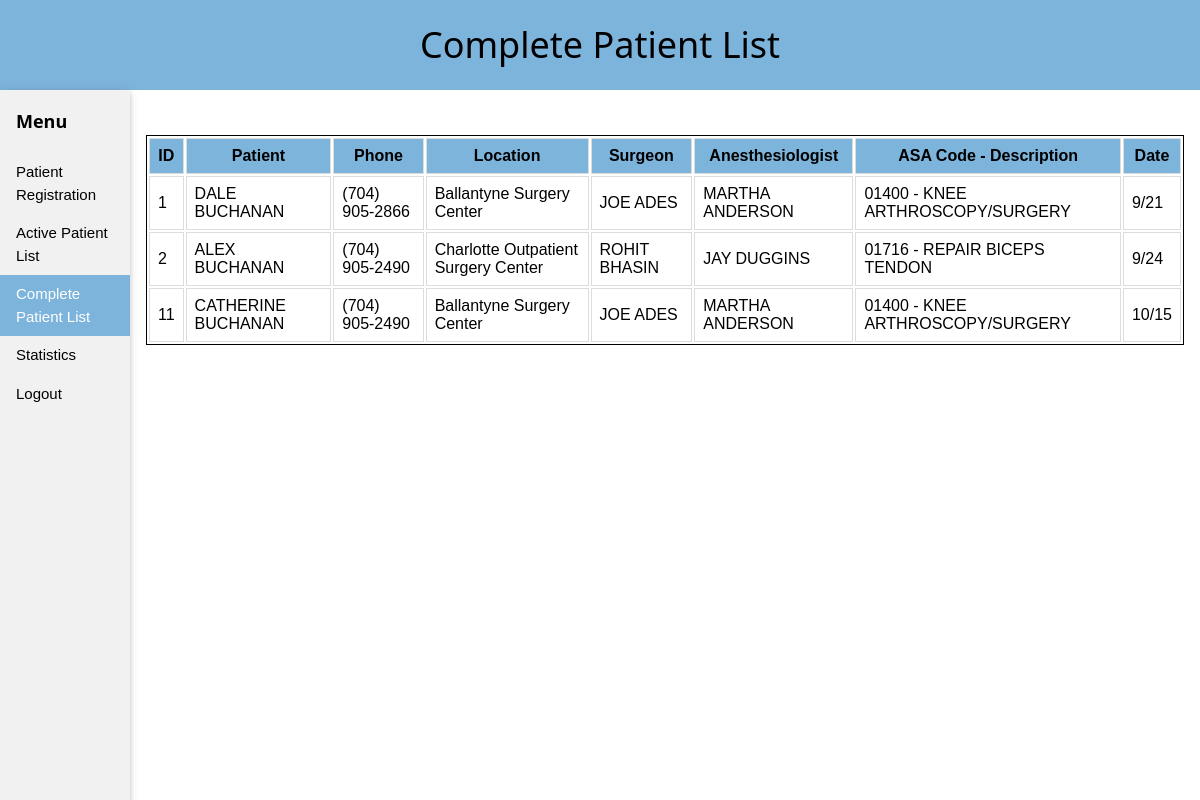
Before: /comPtList.php (signed in) with the older database file.
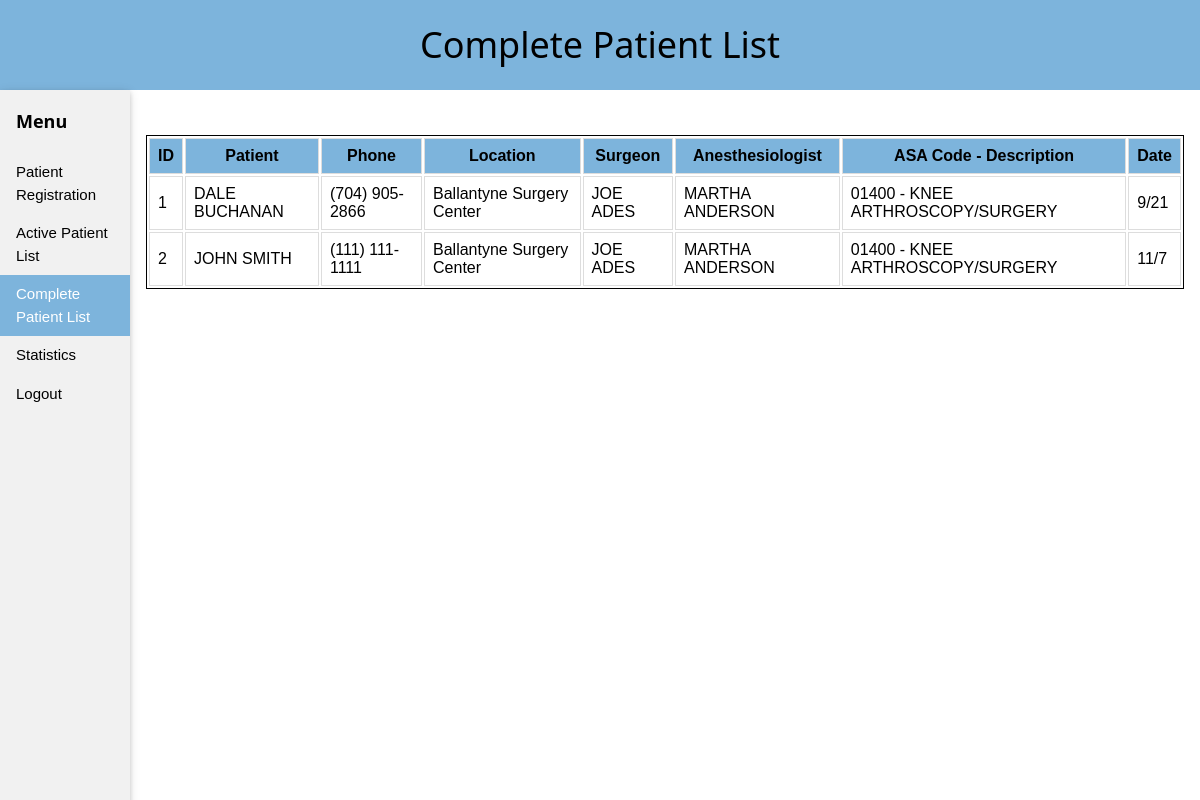
After: the same page with the newer database file.
### tables this page shows
CREATE TABLE `patients` (
  `id` int(11) NOT NULL,
  `fname` varchar(20) NOT NULL,
  `lname` varchar(30) NOT NULL,
  `phone` varchar(14) NOT NULL,
  `email` varchar(50) NOT NULL,
  `orlocID` int(11) NOT NULL,
  `anesthesiologistID` int(11) NOT NULL,
  `surgeonID` int(11) NOT NULL,
  `cptID` int(11) NOT NULL,
  `block1ID` int(11) NOT NULL,
  `drug1ID` int(11) NOT NULL,
  `vol1` int(11) NOT NULL,
  `addi1` varchar(50) DEFAULT NULL,
  `block2ID` int(11) NOT NULL,
  `drug2ID` int(11) NOT NULL,
  `vol2` int(11) NOT NULL,
  `addi2` varchar(50) DEFAULT NULL,
  `hournumber` int(11) NOT NULL,
  `daynumber` int(11) NOT NULL,
  `monthnumber` int(11) NOT NULL,
  `yearnumber` int(11) NOT NULL,
  `active` tinyint(1) NOT NULL,
  `painscore1` int(11) NOT NULL DEFAULT '-1',
  `motorblock1` tinyint(1) NOT NULL,
  `sensoryblock1` tinyint(1) NOT NULL,
  `nsaids1` tinyint(1) NOT NULL,
  `acetaminophen1` tinyint(1) NOT NULL,
  `narcotics1` tinyint(1) NOT NULL,
  `drainage1` int(11) NOT NULL,
  `comments1` varchar(300) NOT NULL,
  `painscore2` int(11) NOT NULL DEFAULT '-1',
  `sensoryblock2` tinyint(1) NOT NULL,
  `motorblock2` tinyint(1) NOT NULL,
  `nsaids2` tinyint(1) NOT NULL,
  `acetaminophen2` tinyint(1) NOT NULL,
  `narcotics2` tinyint(1) NOT NULL,
  `drainage2` tinyint(1) NOT NULL,
  `comments2` varchar(300) NOT NULL,
  `hournumberdone` int(11) NOT NULL,
  `daynumberdone` int(11) NOT NULL,
  `monthnumberdone` int(11) NOT NULL,
  `textpush` int(1) NOT NULL DEFAULT '-1'
);

CREATE TABLE `locations` (
  `id` int(11) NOT NULL,
  `location` varchar(80) NOT NULL
);

CREATE TABLE `surgeons` (
  `surgeonLast` varchar(50) NOT NULL,
  `surgeonFirst` varchar(50) NOT NULL,
  `surgeonID` int(11) NOT NULL
);

CREATE TABLE `users` (
  `id` int(11) NOT NULL DEFAULT '0',
  `last` varchar(20) DEFAULT NULL,
  `first` varchar(20) DEFAULT NULL,
  `username` varchar(5) DEFAULT NULL,
  `pass` char(40) DEFAULT NULL,
  `physician` tinyint(1) NOT NULL
);

CREATE TABLE `asa` (
  `id` int(11) NOT NULL,
  `asaCode` varchar(15) NOT NULL,
  `cptDescriptor` varchar(70) NOT NULL
);

### comPtList.php (the view, shortened to what this page needs)
<?php
if (!isset($_SESSION['username']))
{
   require_once ('includes/login_functions.inc.php');
   $url = absolute_url();
   header("Location: $url");
   exit();
}
else
{
   $winwidth = $_SESSION['w'];
?>
<?php
echo'
<html>
<title>Block</title>
<head>
    <meta name="viewport" content="width=device-width, initial-scale=1.0">
    <style>
    .row:after
    {
        content: "";
        display: table;
        clear: both;
    }
    </style>
<link rel="stylesheet" href="styles/stylew3.css" type="text/css">
</head>
<body>
<div class="row" style="background-color:#7db4dc;">
  <center><img src="includes/ProvidenceSmall.png" alt="PAA" height='.($winwidth*0.2369*.5*.7).'; width='.($winwidth*.5*.7).';" /></center>
  <div class="w3-padding w3-center"><h1>Complete Patient List</h1></div>
</div>
<div class="w3-sidebar w3-bar-block w3-light-grey w3-card" style="width:130px">
  <h5 class="w3-bar-item"><b>Menu</b></h5>
  <button class="w3-bar-item w3-button tablink" onclick="window.location.href=\'registration.php\'">Patient Registration</button>
  <button class="w3-bar-item w3-button tablink" onclick="window.location.href=\'patientinfo.php\'">Active Patient List</button>
  <button class="w3-bar-item w3-button tablink" onclick="openInfo(event, \'comPtList\')" id="defaultOpen">Complete Patient List</button>
  <button class="w3-bar-item w3-button tablink" onclick="window.location.href=\'statistics.php\'">Statistics</button>
  <button class="w3-bar-item w3-button tablink" onclick="window.location.href=\'logout.php\'">Logout</button>
</div>
<div style="margin-left:130px">
<br><br>';
$sp = "SELECT a.id, a.fname, a.lname, a.phone, b.location, c.surgeonFirst, c.surgeonLast, d.first, d.last, ".
      "       e.cptDescriptor, e.asaCode, a.monthnumber, a.daynumber ".
      "FROM patients AS a ".
      "INNER JOIN locations AS b ON a.orlocID=b.id ".
      "INNER JOIN surgeons AS c ON a.surgeonID=c.surgeonID ".
      "INNER JOIN users AS d ON a.anesthesiologistID=d.id ".
      "INNER JOIN asa AS e ON a.cptID=e.id";
$spa = mysqli_query($dbc, $sp);
echo'
<div id="comPtList" class="w3-container reg" style="display:none">
<table style="border: 1px solid" id="patients">
    <thead>
        <th>ID</th><th>Patient</th><th>Phone</th><th>Location</th><th>Surgeon</th><th>Anesthesiologist</th><th>ASA Code - Description</th><th>Date</th>
    </thead>
    <tbody>';
while ($spb = mysqli_fetch_array($spa))
{
    echo'
    <tr onclick="window.location.href=\'specificpatient.php?p='.$spb['id'].'\'">
        <td>'.$spb['id'].'</td>
        <td>'.strtoupper($spb['fname']).' '.strtoupper($spb['lname']).'</td>
        <td>'.$spb['phone'].'</td>
        <td>'.$spb['location'].'</td>
        <td>'.strtoupper($spb['surgeonFirst']).' '.strtoupper($spb['surgeonLast']).'</td>
        <td>'.strtoupper($spb['first']).' '.strtoupper($spb['last']).'</td>
        <td>'.$spb['asaCode'].' - '.$spb['cptDescriptor'].'</td>
        <td>'.$spb['monthnumber'].'/'.$spb['daynumber'].'</td>
    </tr>';
}
echo '</tbody>
      </table>
      </div>';
?>
<?php
echo'
</body>
</html>';
}
?>

Changed rows visible on the page:
removed patients: id "11", fname "CATHERINE", lname "BUCHANAN", phone "(704) 905-2490", locations.location "Ballantyne Surgery Center", surgeonID.surgeonFirst "JOE", surgeonID.surgeonLast "ADES", users.first "MARTHA", users.last "ANDERSON", asa.asaCode "01400", asa.cptDescriptor "KNEE ARTHROSCOPY/SURGERY", monthnumber "10", daynumber "15"
changed patients id 2: fname "ALEX" → "JOHN"; lname "BUCHANAN" → "SMITH"; phone "(704) 905-2490" → "(111) 111-1111"; locations.location "Charlotte Outpatient Surgery Center" → "Ballantyne Surgery Center"; surgeonID.surgeonFirst "ROHIT" → "JOE"; surgeonID.surgeonLast "BHASIN" → "ADES"; users.first "JAY" → "MARTHA"; users.last "DUGGINS" → "ANDERSON"; asa.asaCode "01716" → "01400"; asa.cptDescriptor "REPAIR BICEPS TENDON" → "KNEE ARTHROSCOPY/SURGERY"; monthnumber "9" → "11"; daynumber "24" → "7"
